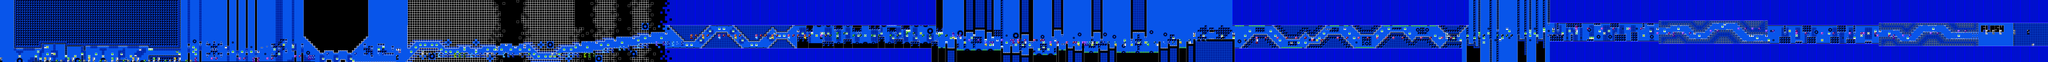

Below is a game level as drawn by its tile map, then a one-line description and the .tmx that defines it (tile-layer data replaced by summaries):
An orthogonal 884x27 tile map with 16x16 px tiles, 2 tile layers (SP, ...), 2 tilesets.

<map version="1.10" tiledversion="1.11.0" orientation="orthogonal" renderorder="right-down" width="884" height="27" tilewidth="16" tileheight="16" infinite="0" nextlayerid="3" nextobjectid="1">
 <editorsettings>
  <chunksize width="16" height="27" />
  <export target="../LEVELS/LEVEL DATA/subzero.csv" format="csv" />
 </editorsettings>
 <tileset firstgid="1" name="famidash" tilewidth="16" tileheight="16" tilecount="256" columns="16">
  <image source="../GRAPHICS/famidash.bmp" width="256" height="256" />
 </tileset>
 <tileset firstgid="257" name="sprites" tilewidth="16" tileheight="16" tilecount="256" columns="16">
  <image source="../GRAPHICS/sprites.png" width="256" height="256" />
 </tileset>
 <layer id="1" width="884" height="27">
  <data>[23868 cells, 23868 non-empty, 108 distinct tile ids]</data>
 </layer>
 <layer id="2" name="SP" width="884" height="27">
  <data>[23868 cells, 611 non-empty, 82 distinct tile ids]</data>
 </layer>
</map>
